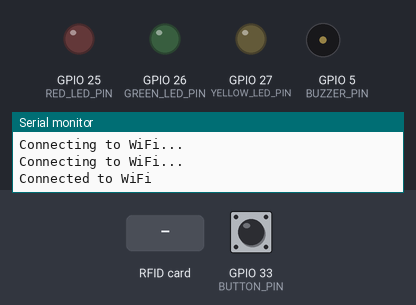
The sketch below on a simulated ESP32. Shown: output pins drawn as LEDs (lit = HIGH), buzzer (waves = sounding), the last lines printed to the serial monitor. Inputs (shaded band) come from the test bench; at power-on: GPIO 33 (BUTTON_PIN) HIGH. WiFi joins after 1.5 s; servers stay silent unless stated; uploads are accepted with an empty reply.

Above: at 3.2 s.
3.3 s: RFID card 5E 7A 19 C4 held to the reader
At 4.3 s:
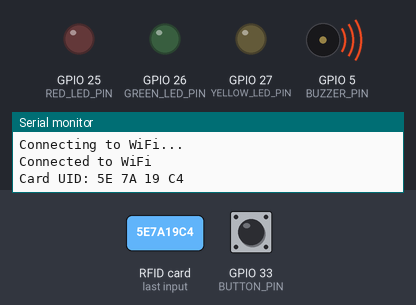
6.3 s: GPIO 33 (BUTTON_PIN) pulled LOW for 0.15 s
At 7.7 s:
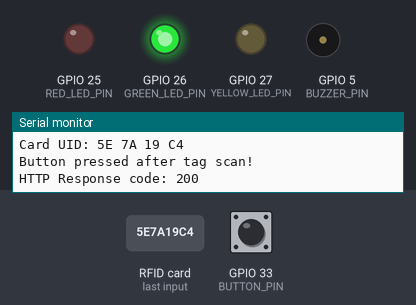
Timing chart, 0 to 9.3 s (numbered marks = the images above; inputs shaded):
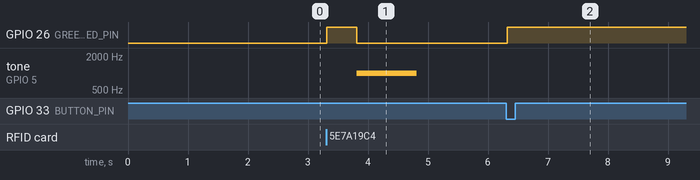

The sketch:

Code.ino
```cpp
#include <SPI.h>
#include <MFRC522.h>
#include <WiFi.h>
#include <HTTPClient.h>

#define SS_PIN 21
#define RST_PIN 22
MFRC522 mfrc522(SS_PIN, RST_PIN);

// Pin definitions
#define RED_LED_PIN 25
#define GREEN_LED_PIN 26
#define YELLOW_LED_PIN 27
#define BUTTON_PIN 33
#define BUZZER_PIN 5

bool tagScanned = false; // Variable to track if tag has been scanned

// Define your WiFi credentials
const char* ssid = "METINDO-DOJO";
const char* password = "Metindo@Dojo";

// Google Sheets API endpoint
const char* googleSheetsUrl = "https://script.google.com/macros/s/AKfycbxVkL005hXYkldi6R3qIs-PROQiW_PdfyQrGz54IBapYqEqGKyNV2gaS6ddaQry7g2qCg/exec";

void setup() {
  Serial.begin(115200);
  SPI.begin();          // Init SPI bus
  mfrc522.PCD_Init();   // Init MFRC522

  pinMode(RED_LED_PIN, OUTPUT);
  pinMode(GREEN_LED_PIN, OUTPUT);
  pinMode(YELLOW_LED_PIN, OUTPUT);
  pinMode(BUTTON_PIN, INPUT_PULLUP);
  pinMode(BUZZER_PIN, OUTPUT);

  // Connect to WiFi
  WiFi.begin(ssid, password);
  while (WiFi.status() != WL_CONNECTED) {
    delay(1000);
    Serial.println("Connecting to WiFi...");
  }
  Serial.println("Connected to WiFi");
}

void loop() {
  // Check if a new card is present
  if (mfrc522.PICC_IsNewCardPresent() && mfrc522.PICC_ReadCardSerial()) {
    Serial.print("Card UID:");
    for (byte i = 0; i < mfrc522.uid.size; i++) {
      Serial.print(mfrc522.uid.uidByte[i] < 0x10 ? " 0" : " ");
      Serial.print(mfrc522.uid.uidByte[i], HEX);
    }
    Serial.println();

    // Blink the green LED
    digitalWrite(GREEN_LED_PIN, HIGH);
    delay(500);
    digitalWrite(GREEN_LED_PIN, LOW);

    // Make a beep sound with the buzzer
    tone(BUZZER_PIN, 1000); // Send 1KHz sound signal
    delay(1000);            // for 1 sec
    noTone(BUZZER_PIN);     // Stop sound

    // Halt PICC
    mfrc522.PICC_HaltA();

    // Set tag scanned flag to true
    tagScanned = true;
  }

  // Check if button is pressed and tag has been scanned
  if (digitalRead(BUTTON_PIN) == LOW && tagScanned) {
    Serial.println("Button pressed after tag scan!");
    // Turn on green LED
    digitalWrite(GREEN_LED_PIN, HIGH);
    // Turn off red LED if previously on
    digitalWrite(RED_LED_PIN, LOW);

    // Send data "1" to Google Sheets
    sendDataToGoogleSheets("1");
    delay(1000); // Avoid multiple submissions due to button bounce
  }
  // If button is pressed before tag is scanned or without a tag
  else if (digitalRead(BUTTON_PIN) == LOW && !tagScanned) {
    Serial.println("Button pressed before tag scan!");
    // Turn on red LED
    digitalWrite(RED_LED_PIN, HIGH);
    // Turn off green LED if previously on
    digitalWrite(GREEN_LED_PIN, LOW);
    // Make a long beep sound with the buzzer
    tone(BUZZER_PIN, 1000); // Send 1KHz sound signal
    delay(2000);            // for 2 sec
    noTone(BUZZER_PIN);     // Stop sound
  }
}

void sendDataToGoogleSheets(String data) {
  HTTPClient http;

  // Add data to the request payload
  String payload = "{\"value\":\"" + data + "\"}";

  // Send HTTP POST request
  http.begin(googleSheetsUrl);
  http.addHeader("Content-Type", "application/json");
  int httpResponseCode = http.POST(payload);

  if (httpResponseCode > 0) {
    Serial.print("HTTP Response code: ");
    Serial.println(httpResponseCode);
    String response = http.getString();
    Serial.println(response);
  } else {
    Serial.print("Error in HTTP POST request: ");
    Serial.println(httpResponseCode);
  }

  http.end();
}
```

Measured:
- after the input at 3.3 s, GPIO 26 (GREEN_LED_PIN): LOW → HIGH at once, → LOW 0.50 s later; tone on GPIO 5 (BUZZER_PIN): silent → 1000 Hz after 0.51 s, → silent 1.0 s later
- after the input at 6.3 s, GPIO 26 (GREEN_LED_PIN): LOW → HIGH at once
